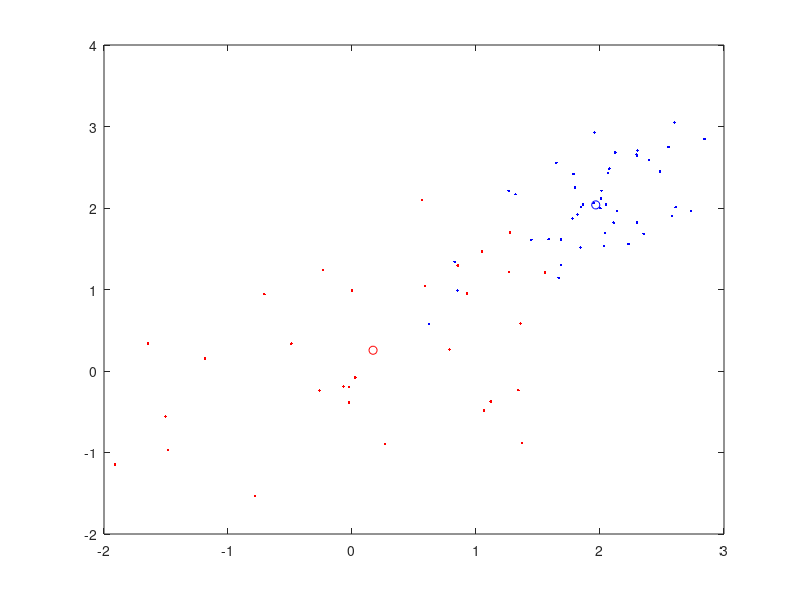

Write the MATLAB code that produced this figure. (Note: this script raises an error after producing the figure.)
% Clase omega_1
N_1=30;
mu_1=[0;0];
sigma1_1=1;
sigma2_1=1;
rho_1=0.5;
Sigma_1=[sigma1_1^2 rho_1*sigma1_1*sigma2_1;
    rho_1*sigma1_1*sigma2_1 sigma2_1^2];

% Clase omega_2
N_2=45;
mu_2=[2;2];
sigma1_2=0.5;
sigma2_2=0.5;
rho_2=0.5;
Sigma_2=[sigma1_2^2 rho_2*sigma1_2*sigma2_2;
    rho_2*sigma1_2*sigma2_2 sigma2_2^2];

X_1 = mvnrnd(mu_1,Sigma_1, N_1);
X_2 = mvnrnd(mu_2,Sigma_2, N_2);
plot(X_1(:,1),X_1(:,2),'.r');
hold on
plot(X_2(:,1),X_2(:,2),'.b');

m_1=mean(X_1);
m_2=mean(X_2);
plot(m_1(:,1),m_1(:,2),'or');
plot(m_2(:,1),m_2(:,2),'ob');
S_1= cov(X_1);
S_2= cov(X_2);
S_W= S_1+S_2;
w=inv(S_W)*(m_1 - m_2)';
plotv(w);
hold off

figure(2);
w=w/norm(w);
proy_1=w'*X_1';
proy_2=w'*X_2';

plot(proy_1,zeros(1,N_1),'xr')
hold on
plot(proy_2,zeros(1,N_2),'+b')
hold off
